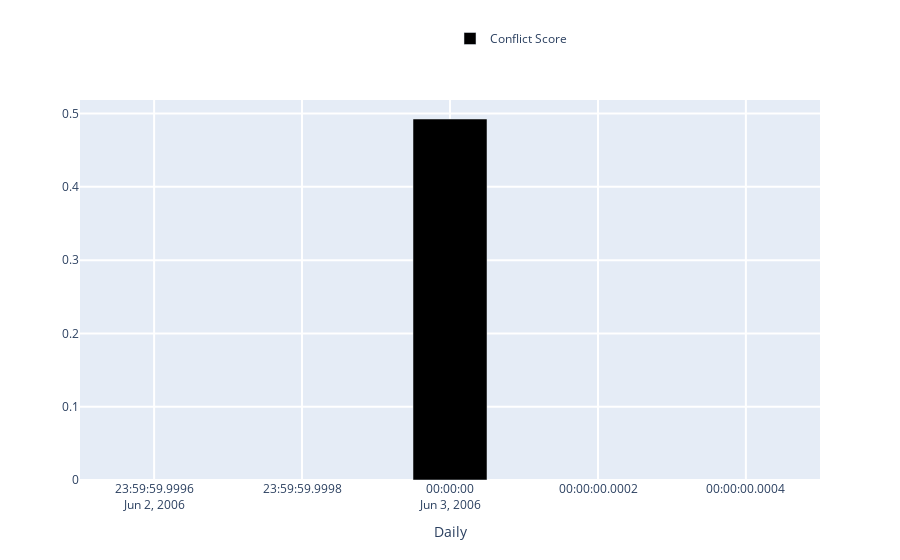

Source (notebook cell):
### Markdown cell above
<span style="color: #626262"> Try yourself! This is what will happen when you select an editor: </span>

### Code cell
### ---------------------------------------------------------------- ###
### TRY YOURSELF! THIS IS WHAT WILL HAPPEN WHEN YOU SELECT AN EDITOR ###
### ---------------------------------------------------------------- ###

## Use the variable from the last notebook: conflicts_by_editors (pd.DataFrame)        ##
## Display the dataframe using interactive grid, you could learn more through the doc: ##
## https://qgrid.readthedocs.io/en/latest/                                             ##
qgrid.set_grid_option('maxVisibleRows', 5)
qgrid_init = qgrid.show_grid(conflicts_by_editors)
display(qgrid_init)

## Get the editor info with Wikipedia API (get_editor() method), more details you could check: ##
## https://github.com/gesiscss/wikiwho_demo/blob/master/external/api.py                        ##
## https://github.com/gesiscss/wikiwho_demo/blob/master/external/wikipedia.py                  ##
wikipedia_dv = WikipediaDV(WikipediaAPI(lng=lng_selected))

# This is an example editor index. You could change it manully by typing in a new index from
# the above grid, e.g. 737021
editor_input_id = conflicts_by_editors.index[1]

# Get the editor's information in the form of pd.DataFrame
editor_info = wikipedia_dv.get_editor(int(editor_input_id))

## Display the basic information of the selected editor ##
editor_url = f'{wikipedia_dv.api.base}action=query&list=users&ususerids={editor_input_id}&usprop=blockinfo|editcount|registration|gender&format=json'
print("Editor's metadata can be found in:")
print(editor_url)
display(md("### Current Selection:"))
display(editor_info.to_frame('values'))

## Interactive evolution of conflict score of this editor, using ConflictCalculatorListener, more details see ##
## https://github.com/gesiscss/wikiwho_demo/blob/master/visualization/calculator_listener.py                  ##
display(md(f"#### Evolution of the Conflict Score of *{editor_info['name']}*"))

# Dataframe containing the info for interactive
editor_df = conflict_calculator.elegible_actions[conflict_calculator.elegible_actions['editor'] == str(editor_input_id)].copy()
           
# Create a ConflictCalculatorListener instance.
conflicts_cal_listener = ConflictCalculatorListener(editor_df)

# Set parameters
begin_date = date(2002, 3, 1)
end_date = date(2019, 12, 16)
frequency = 'Daily' # 'Monthly', 'Daily'

# The metrics we need:
# ['Conflict Score', 'Absolute Conflict Score', 'Conflict Ratio', 'Number of Conflicts',
#  'Total Elegible Actions', 'Total Conflict Time', 'Total Elegible Time', 
# 'Time per Conflict Action', 'Time per Elegible Action', ('None')]
# Note: only 'red_line' has 'None' option.
black_line = 'Conflict Score'
red_line = 'None'
           
print('Time range from', begin_date.strftime("%Y-%m-%d"), 'to', end_date.strftime("%Y-%m-%d"))
print('Total Page conflict score:', conflict_calculator.get_page_conflict_score())
           
conflicts_cal_listener.listen(
    _range1 = begin_date, 
    _range2 = end_date,
    granularity = frequency,
    black = black_line,
    red = red_line
)
           
# store the editor_input_id and editor_info for the usage in next notebook
%store editor_input_id
%store editor_info

### Figure 1 — Plotly figure (JSON) as saved in the notebook; plotly's stock layout.template omitted (floating-point values rounded to 4 significant figures)
{"data": [{"marker": {"color": "rgba(0, 0, 0, 1)"}, "name": "Conflict Score", "type": "bar", "x": ["2006-06-03T00:00:00+00:00"], "y": [0.4926]}], "layout": {"bargap": 0.9, "barmode": "group", "hovermode": "closest", "legend": {"x": 0.5, "y": 1.2}, "showlegend": true, "xaxis": {"gridwidth": 2, "ticklen": 5, "title": {"text": "Daily"}, "zeroline": true}, "yaxis": {"gridwidth": 2, "ticklen": 5}}}
